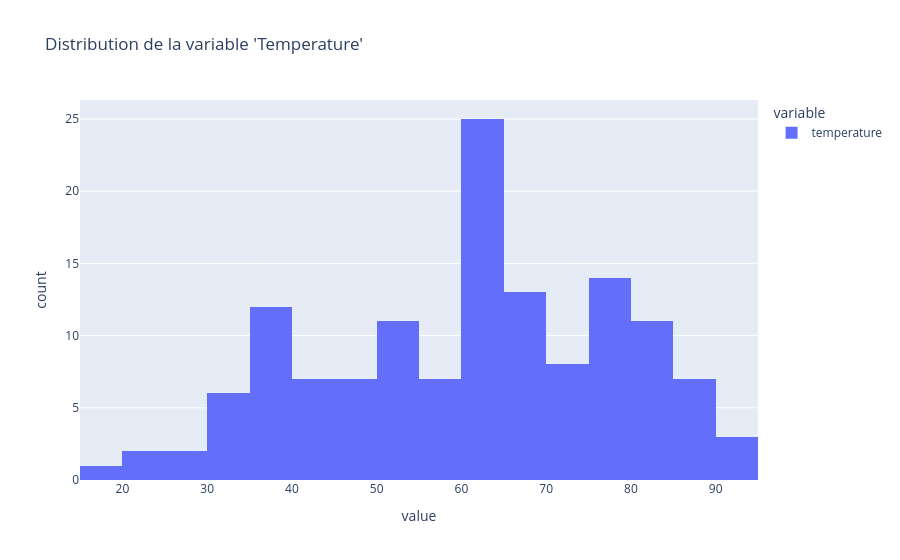

Notebook source saved alongside this figure:
### Markdown cell above
There

### Code cell
fig = px.histogram(df["temperature"], title="Distribution de la variable 'Temperature'", color_discrete_sequence=px.colors.qualitative.Plotly)
fig.show()

### Figure 1 — Plotly figure (JSON) as saved in the notebook; plotly's stock layout.template omitted (floating-point values rounded to 4 significant figures; data arrays with more than 128 entries replaced by an {"elided": "..."} marker saying what was removed)
{"data": [{"bingroup": "x", "hovertemplate": "variable=temperature<br>value=%{x}<br>count=%{y}<extra></extra>", "legendgroup": "temperature", "marker": {"color": "#636EFA", "pattern": {"shape": ""}}, "name": "temperature", "orientation": "v", "showlegend": true, "type": "histogram", "x": {"elided": "136 float values"}, "xaxis": "x", "yaxis": "y"}], "layout": {"barmode": "relative", "legend": {"title": {"text": "variable"}, "tracegroupgap": 0}, "title": {"text": "Distribution de la variable 'Temperature'"}, "xaxis": {"anchor": "y", "domain": [0, 1], "title": {"text": "value"}}, "yaxis": {"anchor": "x", "domain": [0, 1], "title": {"text": "count"}}}}
